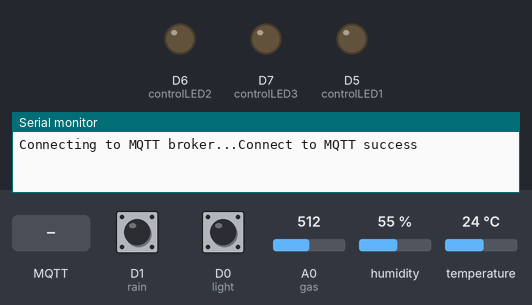
This sketch was run on a simulated ESP8266 (NodeMCU). Shown: output pins drawn as LEDs (lit = HIGH), the last lines printed to the serial monitor. The inputs (shaded band) are chosen by the test bench; at power-on: D1 (rain) HIGH, D0 (light) HIGH, A0 (gas) = 512, humidity 55 %, temperature 24 °C. WiFi joins after 1.5 s; servers stay silent unless stated; no MQTT or app messages arrive unless stated.

Above: at 3.0 s.
3.1 s: MQTT message "on" arrives on the first subscribed topic
At 3.5 s:
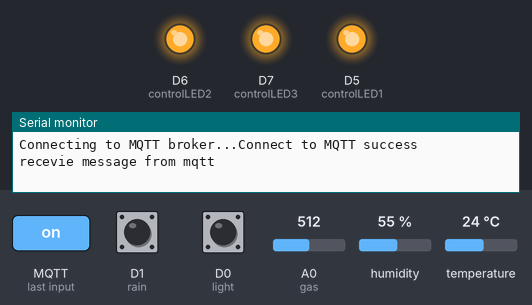
4.6 s: MQTT message "1" arrives on the first subscribed topic
At 5.3 s:
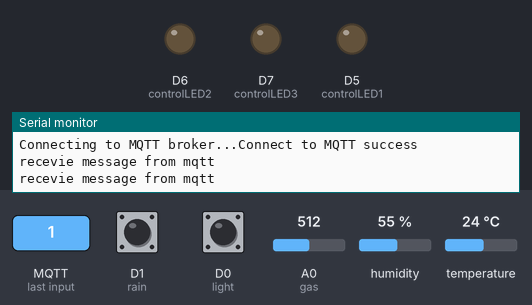
Timing chart, 0 to 7.6 s (numbered marks = the images above; inputs shaded):
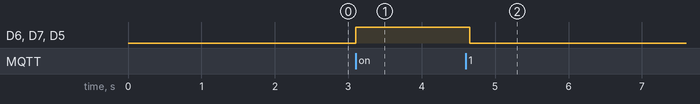

Measured:
- after the input at 3.1 s, D6 (controlLED2), D7 (controlLED3), D5 (controlLED1): LOW → HIGH at once
- after the input at 4.6 s, D6 (controlLED2), D7 (controlLED3), D5 (controlLED1): HIGH → LOW after 0.05 s

The sketch:

arduino.ino
```cpp
// Include the library files
#include <DHT.h>
#include <string>
#include <UrlEncode.h>

// blynk
#define BLYNK_PRINT Serial
#include <ESP8266WiFi.h>
#include <BlynkSimpleEsp8266.h>
#include <WiFiClientSecure.h>
WidgetLED LED_WIDGET_LIGHT(V3);
WidgetLED LED_WIDGET_RAIN(V4);

// setup for mqtt with esp8266
#include <PubSubClient.h>
#include <ArduinoJson.h>
const char *mqtt_server = "192.168.1.28";
WiFiClient espClient;
PubSubClient client(espClient);

//(DHT sensor pin,sensor type)
DHT dht(D3, DHT11);

// Define Rain and LDR pins
#define rain D1
#define light D0

// gas sensor
#define gas A0

// control led
#define controlLED1 D5
#define controlLED2 D6
#define controlLED3 D7
int ledState = 0;

// blynk verify
char auth[] = "YZut-l9_GQkKdE3wTZ6CJqlZe3eeWawi"; // Enter your Auth token
char ssid[] = "BIN";                              // Enter your WIFI name
char pass[] = "123456789";                        // Enter your WIFI password

// infobip verify
String infobipUserName = "vuongankhang1606";
String infobipPassword = "A6vodich@123456789";
String infobipPhoneNumber = "84868718744";
String infobipHost = "9lk4r3.api.infobip.com";
String infoBipApiUrl = "/sms/1/text/query?username=" + infobipUserName + "&password=" + infobipPassword + "&from=EnvironmentalMonitering&to=" + infobipPhoneNumber;

// sercure client
WiFiClientSecure wifiClient;

// DEFINE gap time send sms message (2 minute)
unsigned long lastSendSMS = 60000 * 2;
unsigned long SMSInterval = 60000 * 2;

// DEFINE gap time send data to backend to save DATABASE (1 minute)
unsigned long lastSendToBackendToSaveDB = -1 * 60000;
unsigned long sendToBackendToSaveDBInterval = 60000 * 1;

void setup()
{
  Serial.begin(9600);

  dht.begin();

  // Set the rain sensor pin as an input
  pinMode(rain, INPUT);

  // set the light sensor pin as a input
  pinMode(light, INPUT);

  // set gas sensor setup
  pinMode(gas, INPUT);

  // setup for control led
  client.subscribe("changeLed");
  pinMode(controlLED1, OUTPUT);
  pinMode(controlLED2, OUTPUT);
  pinMode(controlLED3, OUTPUT);

  digitalWrite(controlLED1, LOW);
  digitalWrite(controlLED2, LOW);
  digitalWrite(controlLED3, LOW);
  ledState = 0;

  // Blynk begin
  Blynk.begin(auth, ssid, pass, "blynk.cloud", 80);
  WiFi.begin(ssid, pass);

  // sercure client to send sms
  wifiClient.setInsecure();

  // connect MQTT broker
  client.setServer(mqtt_server, 1883);
  client.setCallback(callbackMQTT);
  reconnectMQTT();
}

void loop()
{
  delay(100);

  if (!client.connected())
  {
    reconnectMQTT();
  }

  client.loop();

  Blynk.run(); // Run the Blynk library

  unsigned long now = millis();

  // Read data from all sensor
  float humidity = dht.readHumidity();
  float temperature = dht.readTemperature();
  bool lightValue = digitalRead(light);
  int rainValue = digitalRead(rain);
  int gasValue = map(analogRead(gas), 0, 1024, 0, 100);

  // start send data to backend realtime
  // Tạo đối tượng JSON
  StaticJsonDocument<200> jsonDoc;
  jsonDoc["humidity"] = humidity;
  jsonDoc["temperature"] = temperature;
  jsonDoc["light"] = lightValue;
  jsonDoc["rain"] = rainValue;
  jsonDoc["gas"] = gasValue;
  jsonDoc["ledState"] = ledState;

  // Chuyển đối tượng JSON thành chuỗi JSON
  String jsonString;
  serializeJson(jsonDoc, jsonString);

  // Gửi chuỗi JSON tới MQTT topic
  client.publish("sensorRealtime", jsonString.c_str());
  // end send data to backend realtime

  // save data to db after 1 minute
  if (now - lastSendToBackendToSaveDB > sendToBackendToSaveDBInterval)
  {
    client.publish("saveDB", jsonString.c_str());

    lastSendToBackendToSaveDB = now;
  }

  // send value to blynk app
  Blynk.virtualWrite(V0, temperature);
  Blynk.virtualWrite(V1, humidity);

  if (lightValue == 0)
  {
    LED_WIDGET_LIGHT.on();
  }
  else
  {
    LED_WIDGET_LIGHT.off();
  }

  if (rainValue == 0)
  {
    LED_WIDGET_RAIN.on();
  }
  else
  {
    LED_WIDGET_RAIN.off();
  }
  Blynk.virtualWrite(V2, gasValue);

  // send notification to blynk and sms after 2 minute (if has event)
  if (now - lastSendSMS > SMSInterval)
  {
    if (temperature > 50)
    {
      Blynk.logEvent("temperature", "Nhiệt độ hiện tại là " + String(temperature) + " °C. Hãy cẩn thận, quá nóng!");
      sendSms("Cảnh báo! Hiện tại nhiệt độ là " + String(temperature) + " °C. Hãy cẩn thận, quá nóng!");
      lastSendSMS = now;
    }

    if (humidity > 80)
    {
      Blynk.logEvent("humidity", "Độ ẩm hiện tại là " + String(humidity) + " %. Không khí quá ẩm, hãy đảm bảo thông thoáng.");
      sendSms("Cảnh báo! Độ ẩm hiện tại là " + String(humidity) + " %. Không khí quá ẩm, hãy đảm bảo thông thoáng.");
      lastSendSMS = now;
    }

    if (rainValue == 0)
    {
      Blynk.logEvent("rain", "Đã có mưa. Đừng quên đem ô khi ra ngoài!");
      sendSms("Cảnh báo! Trời đang mưa. Đừng quên đem ô khi ra ngoài!");
      lastSendSMS = now;
    }

    if (gasValue > 60)
    {
      Blynk.logEvent("gas", "Đã phát hiện khí gas!");
      sendSms("Cảnh báo! Đã phát hiện khí gas!");
      lastSendSMS = now;
    }
  }
}

void reconnectMQTT()
{
  // Kết nối lại tới MQTT broker
  while (!client.connected())
  {
    Serial.print("Connecting to MQTT broker...");
    if (client.connect("ESP8266Client"))
    {
      Serial.println("Connect to MQTT success");
      client.subscribe("changeLed");
    }
    else
    {
      Serial.print("Connect to MQTT failed. Try again after 5 second...");
      delay(5000);
    }
  }
}

void callbackMQTT(char *topic, byte *payload, unsigned int length)
{
  Serial.println("recevie message from mqtt");

  String message;
  for (int i = 0; i < length; i++)
  {
    message += (char)payload[i]; // Convert *byte to string
  }

  if (message == "on")
  {
    digitalWrite(controlLED1, HIGH);
    digitalWrite(controlLED2, HIGH);
    digitalWrite(controlLED3, HIGH);
    ledState = 1;
  }
  else
  {
    digitalWrite(controlLED1, LOW);
    digitalWrite(controlLED2, LOW);
    digitalWrite(controlLED3, LOW);
    ledState = 0;
  }
}

// void send sms
void sendSms(String message)
{
  if (wifiClient.connect(infobipHost, 443))
  {
    // Send HTTP request
    wifiClient.print(F("GET "));

    wifiClient.print(infoBipApiUrl + "&text=" + urlEncode(message));

    wifiClient.println(F(" HTTP/1.0"));

    // Headers
    wifiClient.print(F("Host: "));
    wifiClient.println(infobipHost);

    wifiClient.println(F("Cache-Control: no-cache"));

    if (wifiClient.println() == 0)
    {
      Serial.println(F("Failed to send request"));
      return;
    }
  }
}
```
